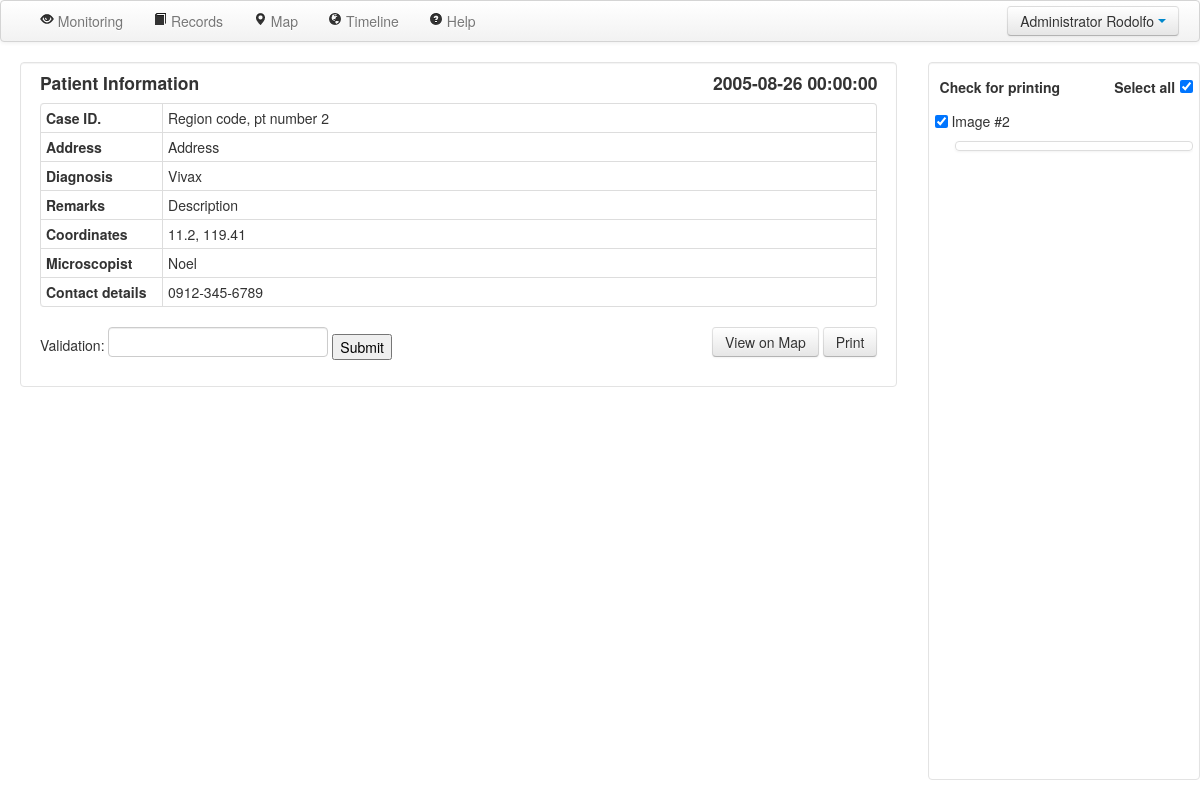
The app's page /case/2/ (signed in) with its own data.
### serveus/models.py (models this page shows, shortened)
class UserType(db.Model):
	__tablename__ = 'usertype'
	id = db.Column(db.Integer, primary_key=True)
	name = db.Column(db.String(80), unique=True)
	users = db.relationship('User', backref='usertype', lazy='dynamic')

class User(db.Model, UserMixin):
	__tablename__ = 'user'
	id = db.Column(db.Integer, primary_key=True)
	username = db.Column(db.String(80), unique=True)
	password = db.Column(db.String(120))
	firstname = db.Column(db.String(100))
	lastname = db.Column(db.String(100))
	usertype_id = db.Column(db.Integer, db.ForeignKey('usertype.id'))
	case =  db.relationship('Case', backref='user', lazy='dynamic')
	contact = db.Column(db.String(80))
	email = db.Column(db.String(80),unique=True)
	@models_committed.connect_via(app)
	def models_committed(sender, changes):
		for obj, method in changes:
			if method == 'insert' and type(obj) == User:
				password = os.urandom(4).encode('hex')
				body = "Greetings, %s %s! You have successfully been registered to the system. Your temporary password is <b>%s</b>.<br><br>Below are your account details:<br><br>Username: %s<br>User type: %s<br>Contact number: %s<br>Email: %s<br><br>Please login and change your password. Thank you!" % (obj.firstname, obj.lastname, password, obj.username, obj.usertype, obj.contact, obj.email)
				msg = Message('Outbreak Monitoring', sender="cvmig.group.23@gmail.com", recipients=['generic@mailinator.com',obj.email])
				msg.html = body
				mail.send(msg)
	"""
	@validates('username')
	def models_committed(self, key, value):
		try:
			password = os.urandom(4).encode('hex')
			body = "Greetings, %s %s! You have successfully been registered to the system. Your temporary password is <b>%s</b>.<br><br>Below are your account details:<br><br>Username: %s<br>User type: %s<br>Contact number: %s<br>Email: %s<br><br>Please login and change your password. Thank you!" % (self.firstname, self.lastname, password, self.username, self.usertype, self.contact, self.email)
			self.password = User.hash_password(password)
			msg = Message('Outbreak Monitoring', sender="cvmig.group.23@gmail.com", recipients=['generic@mailinator.com',self.email])
			msg.html = body
			mail.send(msg)
		except:
			print 'test'
			raise
		return value
	"""
	def __str__(self):
		return self.username

class Case(db.Model):
	__tablename__ = 'case'
	id = db.Column(db.Integer, primary_key=True)
	date = db.Column(db.DateTime())
	parasite = db.Column(db.String(100))
	description = db.Column(db.String(1000))
	comment = db.Column(db.String(1000))
	lat = db.Column(db.Float)
	lng = db.Column(db.Float)
	user_id = db.Column(db.Integer, db.ForeignKey('user.id'))
	images = db.relationship('Image', backref='case', lazy='dynamic')

### serveus/views.py (the view, shortened to what this page needs)
@app.route('/case/<int:id>/',  methods = ['GET', 'POST'])
def case(id):
    case = Case.query.get(id)
    images = []
    for img in case.images:
        images.append((img.id, 'pic/' + str(img.id)))
    images = sorted(images)
    return render_template("case.html", case = case, user = current_user, images=images)

### serveus/views.py (called while the page is built)
@login_manager.user_loader
def load_user(userid):
    return User.query.get(userid)

### serveus/templates/case.html (shortened to what this page needs)
<!DOCTYPE html>
<html>
	<head>
		<link href="/static/css/bootstrap.min.css" rel="stylesheet" media="screen">
		<link href="/static/css/bootstrap-responsive.css" rel="stylesheet">
        <link href="/static/css/bootstrap-image-gallery.css" rel="stylesheet">
	</head>
	<body>
    <form id="super" action="" method="post">
		<div class="navbar" style="width: 100%;">
			<div class="navbar-inner">
                <ul class="nav pull-right">
                    <div class="btn-group">
                        <a class="btn dropdown-toggle" data-toggle="dropdown" href="#">
                        {{user.usertype.name}} {{ user.username }}
                        <span class="caret"></span>
                        </a>
                    </div>
                </ul>
                <div class="nav-collapse collapse">
                    <div>
                        <ul class="nav pull-left">
                            <li>&nbsp</li>
                            <li><a href="/monitoring/"><i class="icon-eye-open"></i> Monitoring</a></li>
                            <li><a href="/records/"><i class="icon-book"></i> Records</a></li>
                            <li><a href="/map/"><i class="icon-map-marker"></i> Map</a></li>
                            <li><a href="/timeline/"><i class="icon-globe"></i> Timeline</a></li>
                            <li><a href="#helpModal" id="help" data-toggle="modal"><i class="icon-question-sign"></i> Help</a></li>
                        </ul>
                    </div>
                </div>
			</div>
		</div>
		<div class="container-fluid" style="background-color: white; position: relative; height: 100%; padding-bottom: 0; padding-right: 0">
			<div class="row-fluid" style="background-color: white; position: relative; height: 100%">
				<div class="span9 well container" style="background-color: white; padding-top: 0;" >
					<h4 class="pull-left">Patient Information</h4>
                    <h4 class="pull-right">{{case.date}}</h4>
                    <table class="table table-condensed table-bordered" style="width: 100%">
                    <tr><th class="span2">Case ID.<td class="span10">Region code, pt number {{case.id}}
                    <tr><th>Address<td>Address
                    <tr><th>Diagnosis<td>{{case.parasite}}
                    <tr><th>Remarks<td>{{case.description}}
                    <tr><th>Coordinates<td>{{case.lat}}, {{case.lng}}
                    <tr><th>Microscopist<td>{{case.user}}
                    <tr><th>Contact details<td>{{case.user.contact}}
                    </table>
                    <div class="pull-right">
                    <a class="btn btn-medium" href="/map/?lat={{case.lat}}&lng={{case.lng}}&zoom=13&date_start=1/1/1970&date_end=Today">View on Map</a>
                    <input class="btn btn-medium" type="submit" value="Print" style="height: 30px">
                    </div>
                    Validation: <input type="text" id="validator" name="validator">
                    <input type="submit" value="Submit">
				</div>
				<div class="span3 well" style="background-color: white; overflow-y: auto; overflow-x:hidden; position: relative; height: 100%; padding: 0.5%; padding-top: 0;">
                    <div class="tab-content">
                        <div class="tab-pane fade in active" id="raw_images">
                            <table class="table-condensed" style="width: 100%; vertical-align: bottom; padding: 0; margin: 0">
                            <tr>
                            <td style="width: 64%"><h5 class="pull-left">Check for printing</h5>
                            <td style="width: 34%"><h5 class="pull-right">Select all</h5>
                            <td style="width: 2%; padding: 0%"><input id="selectAll" class=" pull-right" type="checkbox" onclick="toggleAll()" style="margin-bottom: 5px" checked>
                            </table>
                            <div class="row-fluid" id="gallery" data-toggle="modal-gallery" data-target="#modal-gallery" style="padding: 0">
                                <ul class="thumbnails">
                                 {% for j, i in images %}
                                <li class="span12" style="margin: 0; margin-left: 0; margin-right: 1.2%; margin-bottom: 1.2%">
                                    <div class="container span12">
										<input class=" pull-left" type="checkbox" name="checkbox_{{loop.index0}}" id="chkbox_{{loop.index0}}" onchange="toggleSelectAll({{loop.index0}})" checked>
										<p>&nbsp;Image #{{j}}</p>
										<a title="{{i}}" href="/{{i}}" class="thumbnail  pull-right" style="width: calc(100% - 30px)" data-gallery="gallery" onclick="window.currentImageIndex={{loop.index0}};getElementById('currentlyViewed_chkbox_printing').checked = document.getElementById('chkbox_'+{{loop.index0}}).checked; $('span#modalImageNumber').text('{{j}}');">
                                        </a>
                                    </div>
                                 {% endfor %}
                                 </li>
                                </ul>
                            </div>
                        </div>
                    </div>
				</div>
			</div>
		</div>
    </form>
	</body>
</html>

### serveus/templates/case.html (style rules this page uses)
html, body { margin:0; padding:0; height:100%; }
#super { height: calc(100% - 82px); }

### records on screen
UserType: usertype.name "Administrator"
User: username "Rodolfo"
Case: date "2005-08-26 00:00:00", id "2", parasite "Vivax", description "Description", lat "11.2", lng "119.41"
User: user "Noel", user.contact "0912-345-6789"

### other values on screen
{{ j }} "2"
